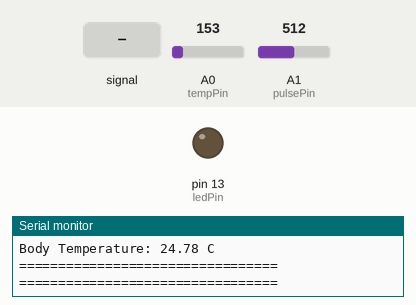
A sketch run on a simulated Arduino Uno, built with avr-gcc and run on an emulated ATmega328P. Parts: output pins drawn as LEDs (lit = HIGH), the last lines printed to the serial monitor. Dashed ring = blinking. The test bench sets the inputs (shaded band); at power-on: A0 (tempPin) = 153, A1 (pulsePin) = 512.

Above: at 1.2 s.
1.3 s: A1 (pulsePin) fed a 200 Hz sine of ±255 counts around its level
At 4.1 s:
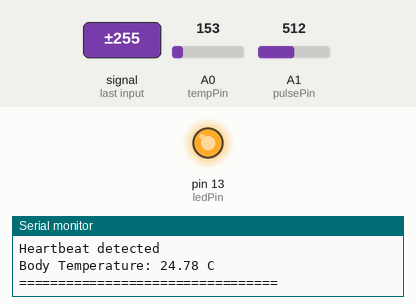
4.9 s: A0 (tempPin) set to 172
8.0 s: A0 (tempPin) set to 199
At 12.1 s:
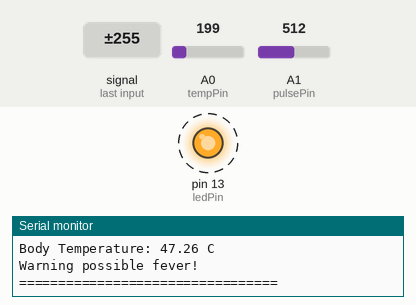
12.3 s: A0 (tempPin) set to 175
Timing chart, 0 to 15.3 s (numbered marks = the images above; inputs shaded):
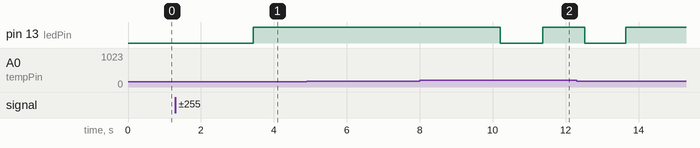

The sketch:

Main_code.ino
```cpp
// Wearable  health sensor Montitor 1

const int pulsePin = A1; // potentiometer connected to A1
const int tempPin = A0; // potentiometer connected to A0
const int ledPin = 13; // LED connected to 13

const int threshold = 600; // threshold value to detect heartbeat
const int numberofSam = 10; // avarage number of samples

void setup() {
  Serial.begin(9600); // Start serial monitor
  pinMode(ledPin, OUTPUT); //set LED pin as output

}

void loop() {
  // Pulse Monitoring
  int sum = 0;

  // to read the pluse signals multiplle times
  for (int i =0; i < numberofSam; i++)
   {
    sum += analogRead(pulsePin);
    delay(5); // small delay between readings
  }

  int averagePulse = sum / numberofSam;// read analog input

  bool heartbeatDetected = false;

  if (averagePulse > threshold){
    digitalWrite(ledPin, HIGH); // turn Led on
    heartbeatDetected = true;
  }
  else{
    digitalWrite(ledPin, LOW);
  }

  // for temperature monitoring
  int tempreading = analogRead(tempPin);
  float voltage = (tempreading * 5.0) / 1023.0;
  float temperatureC = (voltage - 0.5) * 100.0;

  // Display
  Serial.println ("=================================");
  Serial.print("Pulse (avg): ");
  Serial.println(averagePulse);

  if (heartbeatDetected) {
    Serial.println("Heartbeat detected");
  }
  else {
    Serial.println("No heartbeat detected");
  }

  Serial.print("Body Temperature: ");
  Serial.print(temperatureC);
  Serial.println(" C");

  // Fever alert
  if (temperatureC > 38.0){
    Serial.println("Warning possible fever!");
  }

  Serial.println("=================================\n");

  delay(1000); // to make it readable delays it small
}
```

Measured:
- the behaviour switches between 180 and 181 on A0 (tempPin) (found by bisection; images 1 and 2)
- after the input at 1.3 s, pin 13 (ledPin): LOW → HIGH after 2.1 s
- after the input at 8.0 s, pin 13 (ledPin): HIGH → LOW after 2.2 s, → HIGH 1.2 s later
